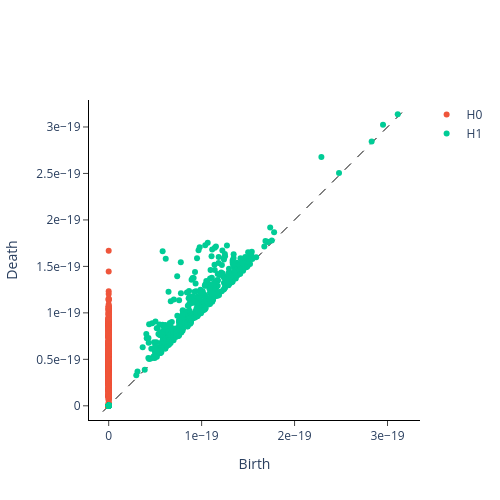

The notebook cell saved with this chart:
### Markdown cell above
### Persistence diagrams for the two examples

The spiral is kept as an illustrative picture of the time-delay embedding. We now complement it with persistence diagrams for the signal and the noise. A persistent $H_1$ point represents a loop that survives across a comparatively wide range of scales.

### Code cell
from gtda.plotting import plot_diagram

from gtda.homology import VietorisRipsPersistence

visual_persistence = VietorisRipsPersistence(homology_dimensions=[0, 1], n_jobs=-1)

signal_diagram = visual_persistence.fit_transform(y_gw_embedded_pca[None, :, :])
noise_diagram = visual_persistence.fit_transform(y_noise_embedded_pca[None, :, :])

print("Persistence diagram: gravitational-wave signal")
plot_diagram(signal_diagram[0])

### Figure 1 — Plotly figure (JSON) as saved in the notebook; plotly's stock layout.template omitted (floating-point values rounded to 4 significant figures; data arrays with more than 128 entries replaced by an {"elided": "..."} marker saying what was removed)
{"data": [{"hoverinfo": "none", "line": {"color": "black", "dash": "dash", "width": 1}, "mode": "lines", "showlegend": false, "type": "scatter", "x": [-6.275e-21, 3.2e-19], "y": [-6.275e-21, 3.2e-19]}, {"hoverinfo": "text", "hovertext": {"elided": "1528 str values"}, "mode": "markers", "name": "H0", "type": "scatter", "x": {"elided": "1528 float values"}, "y": {"elided": "1528 float values"}}, {"hoverinfo": "text", "hovertext": {"elided": "801 str values"}, "mode": "markers", "name": "H1", "type": "scatter", "x": {"elided": "801 float values"}, "y": {"elided": "801 float values"}}], "layout": {"height": 500, "plot_bgcolor": "white", "width": 500, "xaxis": {"autorange": false, "exponentformat": "e", "linecolor": "black", "linewidth": 1, "mirror": false, "range": [-6.275e-21, 3.2e-19], "showexponent": "all", "showline": true, "side": "bottom", "ticks": "outside", "title": {"text": "Birth"}, "type": "linear", "zeroline": true}, "yaxis": {"autorange": false, "exponentformat": "e", "linecolor": "black", "linewidth": 1, "mirror": false, "range": [-6.275e-21, 3.2e-19], "scaleanchor": "x", "scaleratio": 1, "showexponent": "all", "showline": true, "side": "left", "ticks": "outside", "title": {"text": "Death"}, "type": "linear", "zeroline": true}}}
